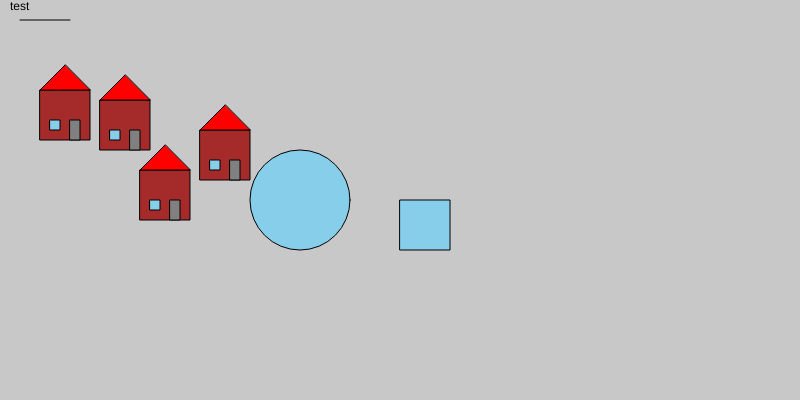
Frame 1 (no input)
Frame 60 (no input): identical to frame 1, image omitted
Frame 120 (the mouse pressed at the canvas centre since frame 60): identical to frame 1, image omitted

The p5.js sketch that drew this single still picture (run headless with seeded random() and noise() and a simulated clock; from frame 60 on, the mouse is pressed at the canvas centre):

// p5.js sketch
// ── sketch.js

function setup() {
  createCanvas(800, 400);
}

function draw() {
  background(200)
  house(0,0,0)
  house(100,30,0)
  house(-60,-10,0)
  house(40,70,0)
  straal(100)
  rectangle(50, 50)
  lijn(20, 20, 70, 20)
  textline(10,10,1,0)
}

function house(x, y, size){
  fill('brown')
rect(x+100,y+100,size+50,size+50)
fill('red')
triangle(x+150,y+100,x+100,y+100,x+125,y+75)
fill('gray')
rect(x+130,y+130,10,20)
fill('skyblue')
rect(x+110,y+130,10,10)
}
function straal (straal){
circle(300, 200, straal)
}
function rectangle(width, height){
  rect (400, 200, width, height)
}
function lijn(xstart,ystart,xend,yend){
  line(xstart,ystart,xend,yend)
}
function textline(x,y,size,colour){
  strokeWeight(size)
  fill(colour)
  text('test', x, y)
}
